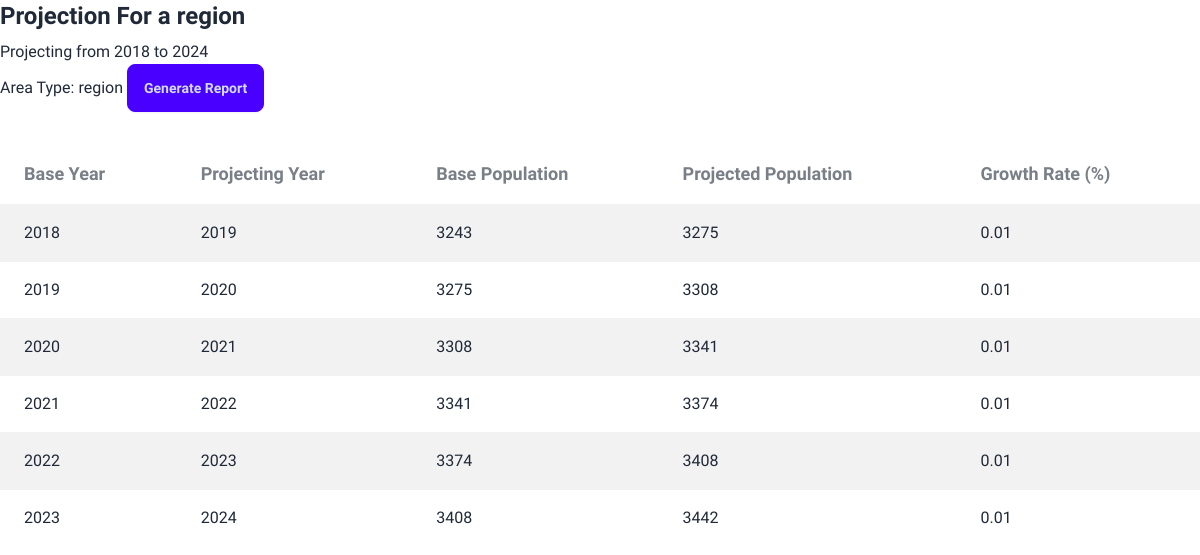
The page /generate-report/projection-for-a-region/ on the database its author committed.
### prms/models.py (models this page shows, shortened)
class PopulationProjection(models.Model):
    AREA_TYPE_CHOICES = [
        ('region', 'Region'),
        ('district', 'District'),
        ('town', 'Town')
    ]
    growth_rate = models.FloatField()
    area_type = models.CharField(max_length=50, choices=AREA_TYPE_CHOICES)
    title = models.CharField(max_length=50)
    description = models.TextField(null=True, blank=True)
    timestamp = models.DateTimeField(auto_now_add=True)
    slug = models.SlugField(unique=True, null=True, blank=True)
    projections = models.ManyToManyField('Projection', related_name='projections')
    user = models.ForeignKey(User, on_delete=models.CASCADE, null=True, blank=True)
    content_type = models.ForeignKey(ContentType, on_delete=models.CASCADE, null=True, blank=True)
    object_id = models.IntegerField(null=True, blank=True)
    content_object = GenericForeignKey('content_type', 'object_id')
    class Meta:
        db_table = 'population_projection'

### prms/views.py (the view)
# urls.py: path('generate-report/<str:slug>/', views.generate_report, name='generate_report'),
def generate_report(request, slug):
    population_projection = PopulationProjection.objects.get(slug=slug)
    projections = population_projection.projections.all()
    projection_years = projections.values_list('projecting_year', flat=True).order_by('projecting_year')
    base_years = projections.values_list('base_year', flat=True).order_by('base_year')
    base_populations = projections.values_list('base_population', flat=True).order_by('base_population')
    projected_populations = projections.values_list('projected_population', flat=True).order_by('projected_population')
    custom_range = range(len(projection_years))
    contex = {
        'population_projection' :population_projection,
        'projection_years':projection_years,
        'base_years':base_years,
        'projected_populations':projected_populations,
        'base_populations':base_populations,
        'range':custom_range,
        'growth_rate': population_projection.growth_rate
    }
    rendered_template = get_template('prms/report.html').render(contex)
    return HttpResponse(rendered_template)

### prms/templatetags/custom_filters.py (called while the page is built)
@register.filter
def index(sequence, position):
    try:
        position = int(position)
        return sequence[position]
    except (IndexError, ValueError, TypeError):
        return None

### prms/templates/prms/report.html (shortened to what this page needs)
{% extends 'base.html' %}
{% load custom_filters %}
{% block content %}
<div>
    <h1 class="text-2xl font-bold">{{population_projection.title}}</h1>
    <p class="mt-2">Projecting from {{base_years.0}} to {{projection_years.last}}</p>
  </div>
    <div class="">
      Area Type: {{ population_projection.area_type }}
      <a href="{% url 'generate_report' population_projection.slug %}" class="btn btn-primary">Generate Report</a>
    </div>
    </div>
    <div class="overflow-x-auto mt-8">
        <table class="table table-lg">
          <thead>
            <tr>
              <th class="text-lg">Base Year</th>
              <th class="text-lg">Projecting Year</th>
              <th class="text-lg">Base Population</th>
              <th class="text-lg">Projected Population</th>
              <th class="text-lg">Growth Rate (%)</th>
            </tr>
          </thead>
          <tbody>
            {% for i in range %}
              <tr class="{% cycle 'bg-base-200' '' %}">
                  <td class="">{{ base_years|index:i }}</td>
                  <td class="">{{ projection_years|index:i }}</td>
                  <td class="">{{ base_populations|index:i }}</td>
                  <td class="">{{ projected_populations|index:i }}</td>
                  <td class="">{{ growth_rate }}</td>
              </tr>
            {% endfor %}
          </tbody>
        </table>
    </div>
{% endblock %}

### templates/base.html (shortened to what this page needs)
{% load tailwind_tags %}
{% load static %}
<!DOCTYPE html>
<html lang="en" >
  <head>
    <link
      rel="stylesheet"
      href="https://unpkg.com/tippy.js@6/animations/scale.css"
    />
    {% tailwind_css %}
  </head>
  <body>
    <div id="main-content" class="relative">
      {% block content %}
      {% endblock %}
  </body>
</html>

### templates/base.html (style rules this page uses)
body { font-family: 'Ubuntu Sans', sans-serif; }

### rows shown on the page
PopulationProjection: title "Projection For a region", area_type "region", range "0.01" "0.01" "0.01" "0.01" "0.01" "0.01"

### other values the page prints
{{ base_years.0 }} "2018"
{{ projection_years.last }} "2024"
{{ base_years|index:i }} "2018" "2019" "2020" "2021" "2022" "2023"
{{ projection_years|index:i }} "2019" "2020" "2021" "2022" "2023" "2024"
{{ base_populations|index:i }} "3243" "3275" "3308" "3341" "3374" "3408"
{{ projected_populations|index:i }} "3275" "3308" "3341" "3374" "3408" "3442"
